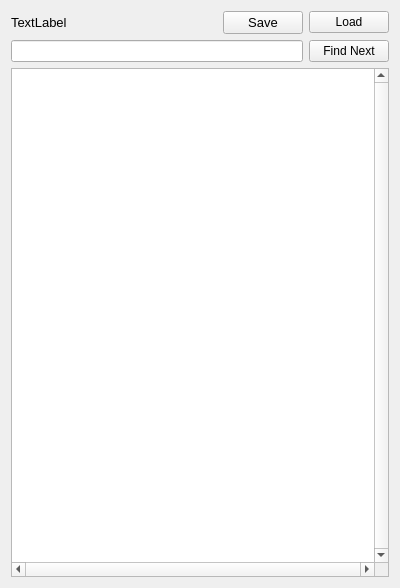
<?xml version="1.0" encoding="UTF-8"?>
<ui version="4.0">
 <class>GNGDataView</class>
 <widget class="QWidget" name="GNGDataView">
  <property name="geometry">
   <rect>
    <x>0</x>
    <y>0</y>
    <width>400</width>
    <height>588</height>
   </rect>
  </property>
  <property name="windowTitle">
   <string>Form</string>
  </property>
  <layout class="QVBoxLayout" name="verticalLayout">
   <item>
    <layout class="QHBoxLayout" name="horizontalLayout_2">
     <item>
      <widget class="QLabel" name="label">
       <property name="sizePolicy">
        <sizepolicy hsizetype="Expanding" vsizetype="Preferred">
         <horstretch>0</horstretch>
         <verstretch>0</verstretch>
        </sizepolicy>
       </property>
       <property name="font">
        <font>
         <pointsize>10</pointsize>
        </font>
       </property>
       <property name="text">
        <string>TextLabel</string>
       </property>
      </widget>
     </item>
     <item>
      <widget class="QPushButton" name="savePushButton">
       <property name="minimumSize">
        <size>
         <width>20</width>
         <height>0</height>
        </size>
       </property>
       <property name="font">
        <font>
         <pointsize>10</pointsize>
        </font>
       </property>
       <property name="text">
        <string>Save</string>
       </property>
      </widget>
     </item>
     <item>
      <widget class="QPushButton" name="loadPushButton">
       <property name="text">
        <string>Load</string>
       </property>
      </widget>
     </item>
    </layout>
   </item>
   <item>
    <layout class="QHBoxLayout" name="horizontalLayout">
     <item>
      <widget class="QLineEdit" name="findLineEdit"/>
     </item>
     <item>
      <widget class="QPushButton" name="findPushButton">
       <property name="text">
        <string>Find Next</string>
       </property>
      </widget>
     </item>
    </layout>
   </item>
   <item>
    <widget class="GNGTableView" name="tableView">
     <property name="font">
      <font>
       <pointsize>10</pointsize>
      </font>
     </property>
     <property name="verticalScrollBarPolicy">
      <enum>Qt::ScrollBarAlwaysOn</enum>
     </property>
     <property name="horizontalScrollBarPolicy">
      <enum>Qt::ScrollBarAlwaysOn</enum>
     </property>
    </widget>
   </item>
  </layout>
 </widget>
 <customwidgets>
  <customwidget>
   <class>GNGTableView</class>
   <extends>QTableView</extends>
   <header location="global">gng_tableview.h</header>
  </customwidget>
 </customwidgets>
 <resources/>
 <connections/>
</ui>
